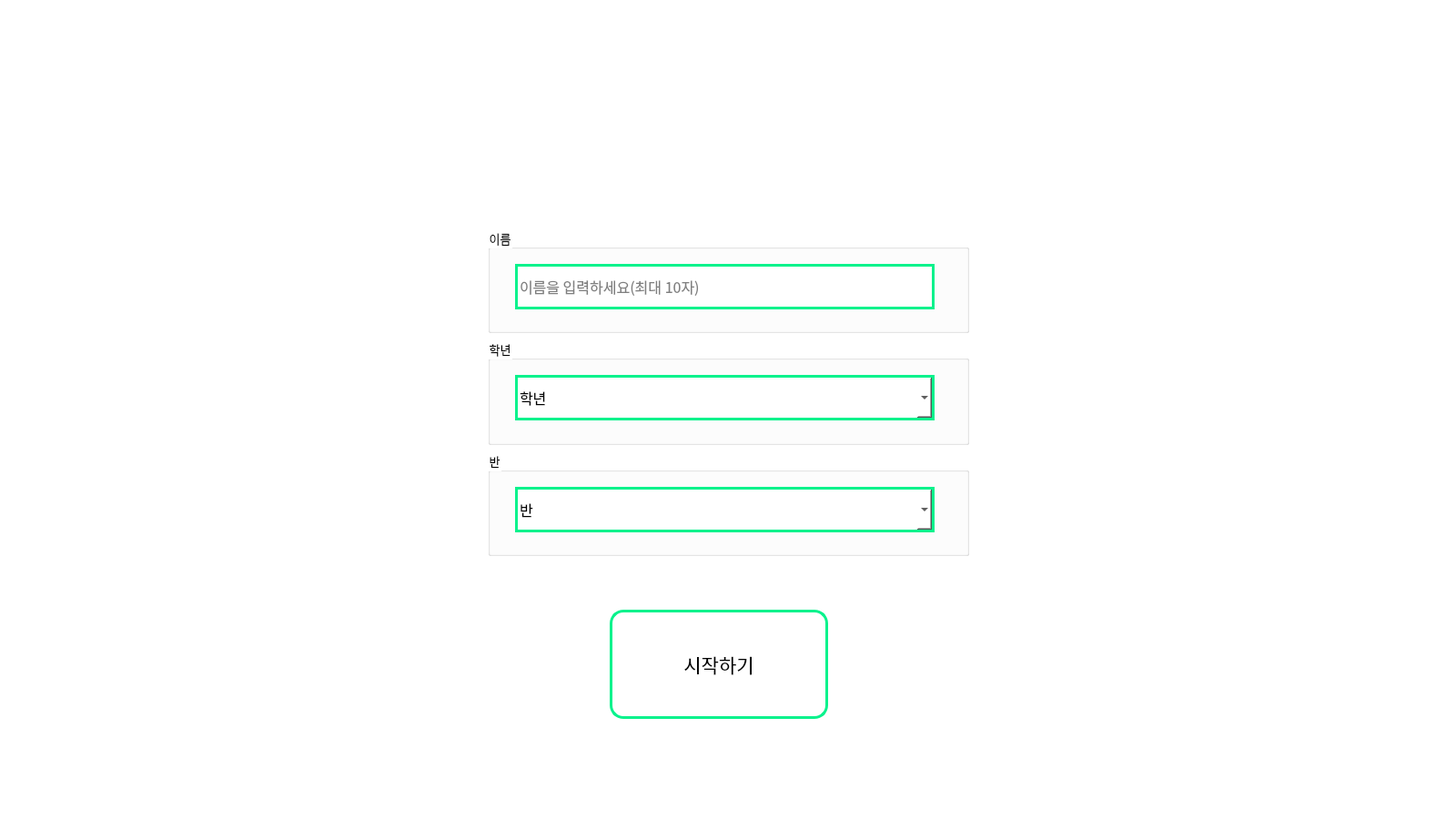
<?xml version="1.0" encoding="UTF-8"?>
<ui version="4.0">
 <class>MainWindow</class>
 <widget class="QMainWindow" name="MainWindow">
  <property name="enabled">
   <bool>true</bool>
  </property>
  <property name="geometry">
   <rect>
    <x>0</x>
    <y>0</y>
    <width>1600</width>
    <height>900</height>
   </rect>
  </property>
  <property name="sizePolicy">
   <sizepolicy hsizetype="Fixed" vsizetype="Fixed">
    <horstretch>0</horstretch>
    <verstretch>0</verstretch>
   </sizepolicy>
  </property>
  <property name="palette">
   <palette>
    <active>
     <colorrole role="WindowText">
      <brush brushstyle="SolidPattern">
       <color alpha="255">
        <red>11</red>
        <green>11</green>
        <blue>11</blue>
       </color>
      </brush>
     </colorrole>
     <colorrole role="Button">
      <brush brushstyle="SolidPattern">
       <color alpha="255">
        <red>255</red>
        <green>255</green>
        <blue>255</blue>
       </color>
      </brush>
     </colorrole>
     <colorrole role="Midlight">
      <brush brushstyle="SolidPattern">
       <color alpha="255">
        <red>90</red>
        <green>90</green>
        <blue>90</blue>
       </color>
      </brush>
     </colorrole>
     <colorrole role="Text">
      <brush brushstyle="SolidPattern">
       <color alpha="255">
        <red>11</red>
        <green>11</green>
        <blue>11</blue>
       </color>
      </brush>
     </colorrole>
     <colorrole role="ButtonText">
      <brush brushstyle="SolidPattern">
       <color alpha="255">
        <red>11</red>
        <green>11</green>
        <blue>11</blue>
       </color>
      </brush>
     </colorrole>
     <colorrole role="Base">
      <brush brushstyle="SolidPattern">
       <color alpha="255">
        <red>255</red>
        <green>255</green>
        <blue>255</blue>
       </color>
      </brush>
     </colorrole>
     <colorrole role="Window">
      <brush brushstyle="SolidPattern">
       <color alpha="255">
        <red>240</red>
        <green>240</green>
        <blue>240</blue>
       </color>
      </brush>
     </colorrole>
     <colorrole role="Highlight">
      <brush brushstyle="SolidPattern">
       <color alpha="255">
        <red>176</red>
        <green>255</green>
        <blue>133</blue>
       </color>
      </brush>
     </colorrole>
     <colorrole role="HighlightedText">
      <brush brushstyle="SolidPattern">
       <color alpha="255">
        <red>109</red>
        <green>109</green>
        <blue>109</blue>
       </color>
      </brush>
     </colorrole>
     <colorrole role="ToolTipText">
      <brush brushstyle="SolidPattern">
       <color alpha="255">
        <red>127</red>
        <green>127</green>
        <blue>127</blue>
       </color>
      </brush>
     </colorrole>
     <colorrole role="PlaceholderText">
      <brush brushstyle="SolidPattern">
       <color alpha="128">
        <red>255</red>
        <green>255</green>
        <blue>255</blue>
       </color>
      </brush>
     </colorrole>
    </active>
    <inactive>
     <colorrole role="WindowText">
      <brush brushstyle="SolidPattern">
       <color alpha="255">
        <red>11</red>
        <green>11</green>
        <blue>11</blue>
       </color>
      </brush>
     </colorrole>
     <colorrole role="Button">
      <brush brushstyle="SolidPattern">
       <color alpha="255">
        <red>255</red>
        <green>255</green>
        <blue>255</blue>
       </color>
      </brush>
     </colorrole>
     <colorrole role="Midlight">
      <brush brushstyle="SolidPattern">
       <color alpha="255">
        <red>90</red>
        <green>90</green>
        <blue>90</blue>
       </color>
      </brush>
     </colorrole>
     <colorrole role="Text">
      <brush brushstyle="SolidPattern">
       <color alpha="255">
        <red>11</red>
        <green>11</green>
        <blue>11</blue>
       </color>
      </brush>
     </colorrole>
     <colorrole role="ButtonText">
      <brush brushstyle="SolidPattern">
       <color alpha="255">
        <red>11</red>
        <green>11</green>
        <blue>11</blue>
       </color>
      </brush>
     </colorrole>
     <colorrole role="Base">
      <brush brushstyle="SolidPattern">
       <color alpha="255">
        <red>255</red>
        <green>255</green>
        <blue>255</blue>
       </color>
      </brush>
     </colorrole>
     <colorrole role="Window">
      <brush brushstyle="SolidPattern">
       <color alpha="255">
        <red>240</red>
        <green>240</green>
        <blue>240</blue>
       </color>
      </brush>
     </colorrole>
     <colorrole role="Highlight">
      <brush brushstyle="SolidPattern">
       <color alpha="255">
        <red>176</red>
        <green>255</green>
        <blue>133</blue>
       </color>
      </brush>
     </colorrole>
     <colorrole role="HighlightedText">
      <brush brushstyle="SolidPattern">
       <color alpha="255">
        <red>109</red>
        <green>109</green>
        <blue>109</blue>
       </color>
      </brush>
     </colorrole>
     <colorrole role="ToolTipText">
      <brush brushstyle="SolidPattern">
       <color alpha="255">
        <red>127</red>
        <green>127</green>
        <blue>127</blue>
       </color>
      </brush>
     </colorrole>
     <colorrole role="PlaceholderText">
      <brush brushstyle="SolidPattern">
       <color alpha="128">
        <red>255</red>
        <green>255</green>
        <blue>255</blue>
       </color>
      </brush>
     </colorrole>
    </inactive>
    <disabled>
     <colorrole role="WindowText">
      <brush brushstyle="SolidPattern">
       <color alpha="255">
        <red>120</red>
        <green>120</green>
        <blue>120</blue>
       </color>
      </brush>
     </colorrole>
     <colorrole role="Button">
      <brush brushstyle="SolidPattern">
       <color alpha="255">
        <red>255</red>
        <green>255</green>
        <blue>255</blue>
       </color>
      </brush>
     </colorrole>
     <colorrole role="Midlight">
      <brush brushstyle="SolidPattern">
       <color alpha="255">
        <red>90</red>
        <green>90</green>
        <blue>90</blue>
       </color>
      </brush>
     </colorrole>
     <colorrole role="Text">
      <brush brushstyle="SolidPattern">
       <color alpha="255">
        <red>120</red>
        <green>120</green>
        <blue>120</blue>
       </color>
      </brush>
     </colorrole>
     <colorrole role="ButtonText">
      <brush brushstyle="SolidPattern">
       <color alpha="255">
        <red>120</red>
        <green>120</green>
        <blue>120</blue>
       </color>
      </brush>
     </colorrole>
     <colorrole role="Base">
      <brush brushstyle="SolidPattern">
       <color alpha="255">
        <red>240</red>
        <green>240</green>
        <blue>240</blue>
       </color>
      </brush>
     </colorrole>
     <colorrole role="Window">
      <brush brushstyle="SolidPattern">
       <color alpha="255">
        <red>240</red>
        <green>240</green>
        <blue>240</blue>
       </color>
      </brush>
     </colorrole>
     <colorrole role="Highlight">
      <brush brushstyle="SolidPattern">
       <color alpha="255">
        <red>0</red>
        <green>120</green>
        <blue>215</blue>
       </color>
      </brush>
     </colorrole>
     <colorrole role="HighlightedText">
      <brush brushstyle="SolidPattern">
       <color alpha="255">
        <red>109</red>
        <green>109</green>
        <blue>109</blue>
       </color>
      </brush>
     </colorrole>
     <colorrole role="ToolTipText">
      <brush brushstyle="SolidPattern">
       <color alpha="255">
        <red>127</red>
        <green>127</green>
        <blue>127</blue>
       </color>
      </brush>
     </colorrole>
     <colorrole role="PlaceholderText">
      <brush brushstyle="SolidPattern">
       <color alpha="128">
        <red>255</red>
        <green>255</green>
        <blue>255</blue>
       </color>
      </brush>
     </colorrole>
    </disabled>
   </palette>
  </property>
  <property name="windowTitle">
   <string>MainWindow</string>
  </property>
  <widget class="QWidget" name="centralwidget">
   <property name="enabled">
    <bool>true</bool>
   </property>
   <property name="sizePolicy">
    <sizepolicy hsizetype="Preferred" vsizetype="Preferred">
     <horstretch>0</horstretch>
     <verstretch>0</verstretch>
    </sizepolicy>
   </property>
   <property name="palette">
    <palette>
     <active>
      <colorrole role="Button">
       <brush brushstyle="SolidPattern">
        <color alpha="255">
         <red>255</red>
         <green>255</green>
         <blue>255</blue>
        </color>
       </brush>
      </colorrole>
      <colorrole role="Base">
       <brush brushstyle="SolidPattern">
        <color alpha="255">
         <red>255</red>
         <green>255</green>
         <blue>255</blue>
        </color>
       </brush>
      </colorrole>
      <colorrole role="Window">
       <brush brushstyle="SolidPattern">
        <color alpha="255">
         <red>255</red>
         <green>255</green>
         <blue>255</blue>
        </color>
       </brush>
      </colorrole>
     </active>
     <inactive>
      <colorrole role="Button">
       <brush brushstyle="SolidPattern">
        <color alpha="255">
         <red>255</red>
         <green>255</green>
         <blue>255</blue>
        </color>
       </brush>
      </colorrole>
      <colorrole role="Base">
       <brush brushstyle="SolidPattern">
        <color alpha="255">
         <red>255</red>
         <green>255</green>
         <blue>255</blue>
        </color>
       </brush>
      </colorrole>
      <colorrole role="Window">
       <brush brushstyle="SolidPattern">
        <color alpha="255">
         <red>255</red>
         <green>255</green>
         <blue>255</blue>
        </color>
       </brush>
      </colorrole>
     </inactive>
     <disabled>
      <colorrole role="Button">
       <brush brushstyle="SolidPattern">
        <color alpha="255">
         <red>255</red>
         <green>255</green>
         <blue>255</blue>
        </color>
       </brush>
      </colorrole>
      <colorrole role="Base">
       <brush brushstyle="SolidPattern">
        <color alpha="255">
         <red>255</red>
         <green>255</green>
         <blue>255</blue>
        </color>
       </brush>
      </colorrole>
      <colorrole role="Window">
       <brush brushstyle="SolidPattern">
        <color alpha="255">
         <red>255</red>
         <green>255</green>
         <blue>255</blue>
        </color>
       </brush>
      </colorrole>
     </disabled>
    </palette>
   </property>
   <property name="mouseTracking">
    <bool>false</bool>
   </property>
   <property name="styleSheet">
    <string notr="true">background: white;</string>
   </property>
   <widget class="QWidget" name="gridLayoutWidget">
    <property name="geometry">
     <rect>
      <x>0</x>
      <y>250</y>
      <width>1601</width>
      <height>361</height>
     </rect>
    </property>
    <layout class="QGridLayout" name="gridLayout">
     <item row="0" column="0">
      <layout class="QGridLayout" name="gridLayout_2" rowstretch="0" columnstretch="0,0,0">
       <item row="0" column="1">
        <layout class="QGridLayout" name="gridLayout_3">
         <item row="1" column="0">
          <layout class="QGridLayout" name="gridLayout_4">
           <item row="0" column="0">
            <widget class="QGroupBox" name="nameGroup">
             <property name="font">
              <font>
               <family>Noto Sans KR</family>
               <pointsize>10</pointsize>
              </font>
             </property>
             <property name="styleSheet">
              <string notr="true"/>
             </property>
             <property name="title">
              <string>이름</string>
             </property>
             <widget class="QLineEdit" name="nameText">
              <property name="geometry">
               <rect>
                <x>30</x>
                <y>40</y>
                <width>461</width>
                <height>50</height>
               </rect>
              </property>
              <property name="font">
               <font>
                <family>Noto Sans KR</family>
                <pointsize>12</pointsize>
               </font>
              </property>
              <property name="styleSheet">
               <string notr="true">border: 3px solid #08F28C;

</string>
              </property>
              <property name="maxLength">
               <number>10</number>
              </property>
              <property name="placeholderText">
               <string>이름을 입력하세요(최대 10자)</string>
              </property>
             </widget>
            </widget>
           </item>
           <item row="1" column="0">
            <widget class="QGroupBox" name="classGroup">
             <property name="font">
              <font>
               <family>Noto Sans KR</family>
               <pointsize>10</pointsize>
              </font>
             </property>
             <property name="styleSheet">
              <string notr="true"/>
             </property>
             <property name="title">
              <string>학년</string>
             </property>
             <widget class="QComboBox" name="gradeCombo">
              <property name="geometry">
               <rect>
                <x>30</x>
                <y>40</y>
                <width>461</width>
                <height>50</height>
               </rect>
              </property>
              <property name="palette">
               <palette>
                <active>
                 <colorrole role="Button">
                  <brush brushstyle="SolidPattern">
                   <color alpha="255">
                    <red>255</red>
                    <green>255</green>
                    <blue>255</blue>
                   </color>
                  </brush>
                 </colorrole>
                 <colorrole role="Base">
                  <brush brushstyle="SolidPattern">
                   <color alpha="255">
                    <red>255</red>
                    <green>255</green>
                    <blue>255</blue>
                   </color>
                  </brush>
                 </colorrole>
                 <colorrole role="Window">
                  <brush brushstyle="SolidPattern">
                   <color alpha="255">
                    <red>255</red>
                    <green>255</green>
                    <blue>255</blue>
                   </color>
                  </brush>
                 </colorrole>
                </active>
                <inactive>
                 <colorrole role="Button">
                  <brush brushstyle="SolidPattern">
                   <color alpha="255">
                    <red>255</red>
                    <green>255</green>
                    <blue>255</blue>
                   </color>
                  </brush>
                 </colorrole>
                 <colorrole role="Base">
                  <brush brushstyle="SolidPattern">
                   <color alpha="255">
                    <red>255</red>
                    <green>255</green>
                    <blue>255</blue>
                   </color>
                  </brush>
                 </colorrole>
                 <colorrole role="Window">
                  <brush brushstyle="SolidPattern">
                   <color alpha="255">
                    <red>255</red>
                    <green>255</green>
                    <blue>255</blue>
                   </color>
                  </brush>
                 </colorrole>
                </inactive>
                <disabled>
                 <colorrole role="Button">
                  <brush brushstyle="SolidPattern">
                   <color alpha="255">
                    <red>255</red>
                    <green>255</green>
                    <blue>255</blue>
                   </color>
                  </brush>
                 </colorrole>
                 <colorrole role="Base">
                  <brush brushstyle="SolidPattern">
                   <color alpha="255">
                    <red>255</red>
                    <green>255</green>
                    <blue>255</blue>
                   </color>
                  </brush>
                 </colorrole>
                 <colorrole role="Window">
                  <brush brushstyle="SolidPattern">
                   <color alpha="255">
                    <red>255</red>
                    <green>255</green>
                    <blue>255</blue>
                   </color>
                  </brush>
                 </colorrole>
                </disabled>
               </palette>
              </property>
              <property name="font">
               <font>
                <family>Noto Sans KR</family>
                <pointsize>12</pointsize>
                <strikeout>false</strikeout>
               </font>
              </property>
              <property name="mouseTracking">
               <bool>false</bool>
              </property>
              <property name="toolTip">
               <string>학년</string>
              </property>
              <property name="whatsThis">
               <string/>
              </property>
              <property name="accessibleName">
               <string>학년</string>
              </property>
              <property name="autoFillBackground">
               <bool>false</bool>
              </property>
              <property name="styleSheet">
               <string notr="true">border: 3px solid #08F28C;

</string>
              </property>
              <property name="inputMethodHints">
               <set>Qt::ImhNone</set>
              </property>
              <property name="frame">
               <bool>true</bool>
              </property>
              <item>
               <property name="text">
                <string>학년</string>
               </property>
              </item>
              <item>
               <property name="text">
                <string>1</string>
               </property>
              </item>
              <item>
               <property name="text">
                <string>2</string>
               </property>
              </item>
              <item>
               <property name="text">
                <string>3</string>
               </property>
              </item>
             </widget>
            </widget>
           </item>
           <item row="2" column="0">
            <widget class="QGroupBox" name="gradeGroup">
             <property name="font">
              <font>
               <family>Noto Sans KR</family>
               <pointsize>10</pointsize>
              </font>
             </property>
             <property name="styleSheet">
              <string notr="true"/>
             </property>
             <property name="title">
              <string>반</string>
             </property>
             <widget class="QComboBox" name="classCombo">
              <property name="enabled">
               <bool>true</bool>
              </property>
              <property name="geometry">
               <rect>
                <x>30</x>
                <y>40</y>
                <width>461</width>
                <height>50</height>
               </rect>
              </property>
              <property name="sizePolicy">
               <sizepolicy hsizetype="Fixed" vsizetype="Fixed">
                <horstretch>0</horstretch>
                <verstretch>0</verstretch>
               </sizepolicy>
              </property>
              <property name="palette">
               <palette>
                <active>
                 <colorrole role="Button">
                  <brush brushstyle="SolidPattern">
                   <color alpha="255">
                    <red>255</red>
                    <green>255</green>
                    <blue>255</blue>
                   </color>
                  </brush>
                 </colorrole>
                 <colorrole role="Base">
                  <brush brushstyle="SolidPattern">
                   <color alpha="255">
                    <red>255</red>
                    <green>255</green>
                    <blue>255</blue>
                   </color>
                  </brush>
                 </colorrole>
                 <colorrole role="Window">
                  <brush brushstyle="SolidPattern">
                   <color alpha="255">
                    <red>255</red>
                    <green>255</green>
                    <blue>255</blue>
                   </color>
                  </brush>
                 </colorrole>
                </active>
                <inactive>
                 <colorrole role="Button">
                  <brush brushstyle="SolidPattern">
                   <color alpha="255">
                    <red>255</red>
                    <green>255</green>
                    <blue>255</blue>
                   </color>
                  </brush>
                 </colorrole>
                 <colorrole role="Base">
                  <brush brushstyle="SolidPattern">
                   <color alpha="255">
                    <red>255</red>
                    <green>255</green>
                    <blue>255</blue>
                   </color>
                  </brush>
                 </colorrole>
                 <colorrole role="Window">
                  <brush brushstyle="SolidPattern">
                   <color alpha="255">
                    <red>255</red>
                    <green>255</green>
                    <blue>255</blue>
                   </color>
                  </brush>
                 </colorrole>
                </inactive>
                <disabled>
                 <colorrole role="Button">
                  <brush brushstyle="SolidPattern">
                   <color alpha="255">
                    <red>255</red>
                    <green>255</green>
                    <blue>255</blue>
                   </color>
                  </brush>
                 </colorrole>
                 <colorrole role="Base">
                  <brush brushstyle="SolidPattern">
                   <color alpha="255">
                    <red>255</red>
                    <green>255</green>
                    <blue>255</blue>
                   </color>
                  </brush>
                 </colorrole>
                 <colorrole role="Window">
                  <brush brushstyle="SolidPattern">
                   <color alpha="255">
                    <red>255</red>
                    <green>255</green>
                    <blue>255</blue>
                   </color>
                  </brush>
                 </colorrole>
                </disabled>
               </palette>
              </property>
              <property name="font">
               <font>
                <family>Noto Sans KR</family>
                <pointsize>12</pointsize>
                <strikeout>false</strikeout>
               </font>
              </property>
              <property name="mouseTracking">
               <bool>false</bool>
              </property>
              <property name="toolTip">
               <string>학년</string>
              </property>
              <property name="whatsThis">
               <string/>
              </property>
              <property name="accessibleName">
               <string>학년</string>
              </property>
              <property name="autoFillBackground">
               <bool>false</bool>
              </property>
              <property name="styleSheet">
               <string notr="true">border: 3px solid #08F28C;

</string>
              </property>
              <property name="inputMethodHints">
               <set>Qt::ImhNone</set>
              </property>
              <property name="frame">
               <bool>true</bool>
              </property>
              <item>
               <property name="text">
                <string>반</string>
               </property>
              </item>
              <item>
               <property name="text">
                <string>1</string>
               </property>
              </item>
              <item>
               <property name="text">
                <string>2</string>
               </property>
              </item>
              <item>
               <property name="text">
                <string>3</string>
               </property>
              </item>
              <item>
               <property name="text">
                <string>4</string>
               </property>
              </item>
              <item>
               <property name="text">
                <string>5</string>
               </property>
              </item>
              <item>
               <property name="text">
                <string>6</string>
               </property>
              </item>
             </widget>
            </widget>
           </item>
          </layout>
         </item>
        </layout>
       </item>
       <item row="0" column="0">
        <widget class="QWidget" name="widget_2" native="true"/>
       </item>
       <item row="0" column="2">
        <widget class="QWidget" name="widget_3" native="true">
         <property name="font">
          <font>
           <pointsize>12</pointsize>
          </font>
         </property>
        </widget>
       </item>
      </layout>
     </item>
    </layout>
   </widget>
   <widget class="QPushButton" name="startBtn">
    <property name="geometry">
     <rect>
      <x>670</x>
      <y>670</y>
      <width>240</width>
      <height>120</height>
     </rect>
    </property>
    <property name="palette">
     <palette>
      <active>
       <colorrole role="Button">
        <brush brushstyle="SolidPattern">
         <color alpha="255">
          <red>255</red>
          <green>255</green>
          <blue>255</blue>
         </color>
        </brush>
       </colorrole>
       <colorrole role="Base">
        <brush brushstyle="SolidPattern">
         <color alpha="255">
          <red>255</red>
          <green>255</green>
          <blue>255</blue>
         </color>
        </brush>
       </colorrole>
       <colorrole role="Window">
        <brush brushstyle="SolidPattern">
         <color alpha="255">
          <red>255</red>
          <green>255</green>
          <blue>255</blue>
         </color>
        </brush>
       </colorrole>
      </active>
      <inactive>
       <colorrole role="Button">
        <brush brushstyle="SolidPattern">
         <color alpha="255">
          <red>255</red>
          <green>255</green>
          <blue>255</blue>
         </color>
        </brush>
       </colorrole>
       <colorrole role="Base">
        <brush brushstyle="SolidPattern">
         <color alpha="255">
          <red>255</red>
          <green>255</green>
          <blue>255</blue>
         </color>
        </brush>
       </colorrole>
       <colorrole role="Window">
        <brush brushstyle="SolidPattern">
         <color alpha="255">
          <red>255</red>
          <green>255</green>
          <blue>255</blue>
         </color>
        </brush>
       </colorrole>
      </inactive>
      <disabled>
       <colorrole role="Button">
        <brush brushstyle="SolidPattern">
         <color alpha="255">
          <red>255</red>
          <green>255</green>
          <blue>255</blue>
         </color>
        </brush>
       </colorrole>
       <colorrole role="Base">
        <brush brushstyle="SolidPattern">
         <color alpha="255">
          <red>255</red>
          <green>255</green>
          <blue>255</blue>
         </color>
        </brush>
       </colorrole>
       <colorrole role="Window">
        <brush brushstyle="SolidPattern">
         <color alpha="255">
          <red>255</red>
          <green>255</green>
          <blue>255</blue>
         </color>
        </brush>
       </colorrole>
      </disabled>
     </palette>
    </property>
    <property name="font">
     <font>
      <family>Noto Sans KR</family>
      <pointsize>16</pointsize>
     </font>
    </property>
    <property name="styleSheet">
     <string notr="true">QPushButton {
	border: 3px solid #08F28C;
	border-radius: 15px
}

QPushButton:hover {
	background: lightgray;
}

</string>
    </property>
    <property name="text">
     <string>시작하기</string>
    </property>
   </widget>
   <widget class="QLabel" name="label">
    <property name="geometry">
     <rect>
      <x>0</x>
      <y>50</y>
      <width>1611</width>
      <height>151</height>
     </rect>
    </property>
    <property name="text">
     <string/>
    </property>
    <property name="pixmap">
     <pixmap>../img/logo.png</pixmap>
    </property>
    <property name="alignment">
     <set>Qt::AlignCenter</set>
    </property>
   </widget>
  </widget>
 </widget>
 <resources/>
 <connections/>
</ui>
